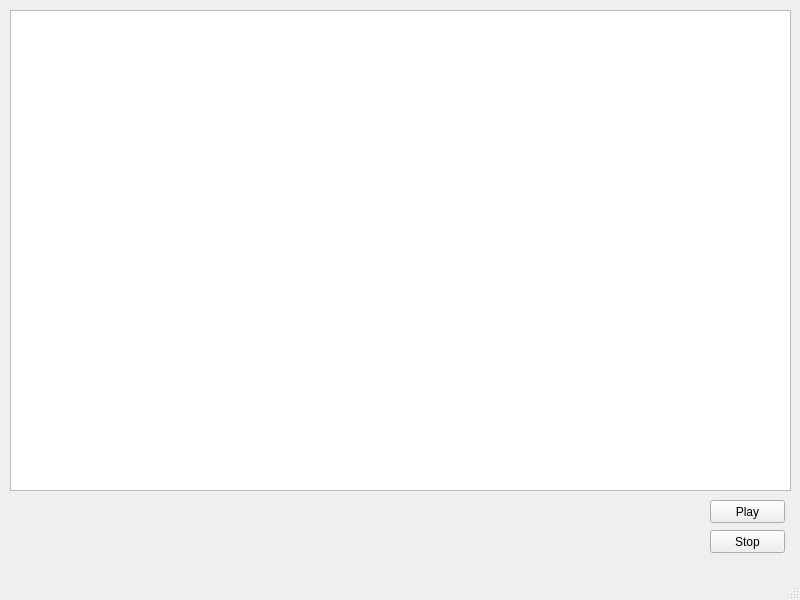
<?xml version="1.0" encoding="UTF-8"?>
<ui version="4.0">
 <class>MainWindow</class>
 <widget class="QMainWindow" name="MainWindow">
  <property name="geometry">
   <rect>
    <x>0</x>
    <y>0</y>
    <width>800</width>
    <height>600</height>
   </rect>
  </property>
  <property name="windowTitle">
   <string>MainWindow</string>
  </property>
  <widget class="QWidget" name="centralwidget">
   <widget class="QGraphicsView" name="graphicsView">
    <property name="geometry">
     <rect>
      <x>10</x>
      <y>10</y>
      <width>781</width>
      <height>481</height>
     </rect>
    </property>
   </widget>
   <widget class="QPushButton" name="playButton">
    <property name="geometry">
     <rect>
      <x>710</x>
      <y>500</y>
      <width>75</width>
      <height>23</height>
     </rect>
    </property>
    <property name="text">
     <string>Play</string>
    </property>
   </widget>
   <widget class="QPushButton" name="stopButton">
    <property name="geometry">
     <rect>
      <x>710</x>
      <y>530</y>
      <width>75</width>
      <height>23</height>
     </rect>
    </property>
    <property name="text">
     <string>Stop</string>
    </property>
   </widget>
  </widget>
  <widget class="QMenuBar" name="menubar">
   <property name="geometry">
    <rect>
     <x>0</x>
     <y>0</y>
     <width>800</width>
     <height>21</height>
    </rect>
   </property>
  </widget>
  <widget class="QStatusBar" name="statusbar"/>
 </widget>
 <resources/>
 <connections/>
</ui>
